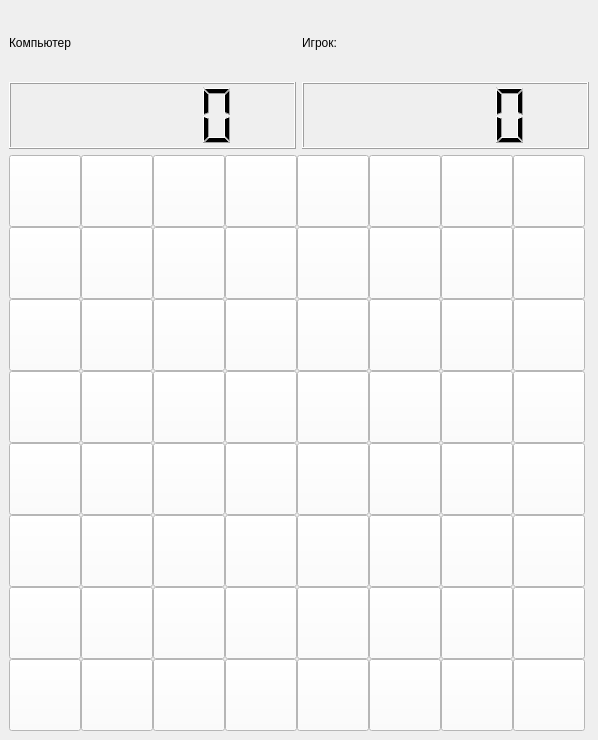
<?xml version="1.0" encoding="UTF-8"?>
<ui version="4.0">
 <class>MainWindow</class>
 <widget class="QMainWindow" name="MainWindow">
  <property name="geometry">
   <rect>
    <x>0</x>
    <y>0</y>
    <width>598</width>
    <height>740</height>
   </rect>
  </property>
  <property name="sizePolicy">
   <sizepolicy hsizetype="Fixed" vsizetype="Fixed">
    <horstretch>0</horstretch>
    <verstretch>0</verstretch>
   </sizepolicy>
  </property>
  <property name="windowTitle">
   <string>MainWindow</string>
  </property>
  <widget class="QWidget" name="centralwidget">
   <property name="sizePolicy">
    <sizepolicy hsizetype="Fixed" vsizetype="Fixed">
     <horstretch>0</horstretch>
     <verstretch>0</verstretch>
    </sizepolicy>
   </property>
   <layout class="QGridLayout" name="gridLayout">
    <item row="1" column="0">
     <widget class="QLCDNumber" name="lcdNumber">
      <property name="sizePolicy">
       <sizepolicy hsizetype="Expanding" vsizetype="Minimum">
        <horstretch>0</horstretch>
        <verstretch>0</verstretch>
       </sizepolicy>
      </property>
     </widget>
    </item>
    <item row="1" column="1">
     <widget class="QLCDNumber" name="lcdNumber_2">
      <property name="sizePolicy">
       <sizepolicy hsizetype="Expanding" vsizetype="Minimum">
        <horstretch>0</horstretch>
        <verstretch>0</verstretch>
       </sizepolicy>
      </property>
     </widget>
    </item>
    <item row="2" column="0" colspan="2">
     <widget class="QFrame" name="frame">
      <property name="sizePolicy">
       <sizepolicy hsizetype="Expanding" vsizetype="Fixed">
        <horstretch>0</horstretch>
        <verstretch>0</verstretch>
       </sizepolicy>
      </property>
      <property name="lineWidth">
       <number>1</number>
      </property>
      <layout class="QGridLayout" name="gridLayout_2">
       <property name="leftMargin">
        <number>0</number>
       </property>
       <property name="topMargin">
        <number>0</number>
       </property>
       <property name="rightMargin">
        <number>0</number>
       </property>
       <property name="bottomMargin">
        <number>0</number>
       </property>
       <property name="spacing">
        <number>0</number>
       </property>
       <item row="0" column="0">
        <widget class="QPushButton" name="p11">
         <property name="sizePolicy">
          <sizepolicy hsizetype="Fixed" vsizetype="Fixed">
           <horstretch>0</horstretch>
           <verstretch>0</verstretch>
          </sizepolicy>
         </property>
         <property name="minimumSize">
          <size>
           <width>72</width>
           <height>72</height>
          </size>
         </property>
         <property name="font">
          <font>
           <weight>50</weight>
           <bold>false</bold>
          </font>
         </property>
         <property name="focusPolicy">
          <enum>Qt::StrongFocus</enum>
         </property>
         <property name="layoutDirection">
          <enum>Qt::LeftToRight</enum>
         </property>
         <property name="styleSheet">
          <string notr="true">QPushButton{background-color: rgb(255, 255, 255);}</string>
         </property>
         <property name="text">
          <string/>
         </property>
         <property name="autoDefault">
          <bool>false</bool>
         </property>
         <property name="default">
          <bool>false</bool>
         </property>
        </widget>
       </item>
       <item row="0" column="1">
        <widget class="QPushButton" name="p12">
         <property name="sizePolicy">
          <sizepolicy hsizetype="Fixed" vsizetype="Fixed">
           <horstretch>0</horstretch>
           <verstretch>0</verstretch>
          </sizepolicy>
         </property>
         <property name="minimumSize">
          <size>
           <width>72</width>
           <height>72</height>
          </size>
         </property>
         <property name="styleSheet">
          <string notr="true">QPushButton{background-color: rgb(255, 255, 255);}</string>
         </property>
         <property name="text">
          <string/>
         </property>
        </widget>
       </item>
       <item row="0" column="2">
        <widget class="QPushButton" name="p13">
         <property name="sizePolicy">
          <sizepolicy hsizetype="Fixed" vsizetype="Fixed">
           <horstretch>0</horstretch>
           <verstretch>0</verstretch>
          </sizepolicy>
         </property>
         <property name="minimumSize">
          <size>
           <width>72</width>
           <height>72</height>
          </size>
         </property>
         <property name="styleSheet">
          <string notr="true">QPushButton{background-color: rgb(255, 255, 255);}</string>
         </property>
         <property name="text">
          <string/>
         </property>
        </widget>
       </item>
       <item row="0" column="3">
        <widget class="QPushButton" name="p14">
         <property name="sizePolicy">
          <sizepolicy hsizetype="Fixed" vsizetype="Fixed">
           <horstretch>0</horstretch>
           <verstretch>0</verstretch>
          </sizepolicy>
         </property>
         <property name="minimumSize">
          <size>
           <width>72</width>
           <height>72</height>
          </size>
         </property>
         <property name="styleSheet">
          <string notr="true">QPushButton{background-color: rgb(255, 255, 255);}</string>
         </property>
         <property name="text">
          <string/>
         </property>
        </widget>
       </item>
       <item row="0" column="4">
        <widget class="QPushButton" name="p15">
         <property name="sizePolicy">
          <sizepolicy hsizetype="Fixed" vsizetype="Fixed">
           <horstretch>0</horstretch>
           <verstretch>0</verstretch>
          </sizepolicy>
         </property>
         <property name="minimumSize">
          <size>
           <width>72</width>
           <height>72</height>
          </size>
         </property>
         <property name="styleSheet">
          <string notr="true">QPushButton{background-color: rgb(255, 255, 255);}</string>
         </property>
         <property name="text">
          <string/>
         </property>
        </widget>
       </item>
       <item row="0" column="5">
        <widget class="QPushButton" name="p16">
         <property name="sizePolicy">
          <sizepolicy hsizetype="Fixed" vsizetype="Fixed">
           <horstretch>0</horstretch>
           <verstretch>0</verstretch>
          </sizepolicy>
         </property>
         <property name="minimumSize">
          <size>
           <width>72</width>
           <height>72</height>
          </size>
         </property>
         <property name="styleSheet">
          <string notr="true">QPushButton{background-color: rgb(255, 255, 255);}</string>
         </property>
         <property name="text">
          <string/>
         </property>
        </widget>
       </item>
       <item row="0" column="6">
        <widget class="QPushButton" name="p17">
         <property name="sizePolicy">
          <sizepolicy hsizetype="Fixed" vsizetype="Fixed">
           <horstretch>0</horstretch>
           <verstretch>0</verstretch>
          </sizepolicy>
         </property>
         <property name="minimumSize">
          <size>
           <width>72</width>
           <height>72</height>
          </size>
         </property>
         <property name="styleSheet">
          <string notr="true">QPushButton{background-color: rgb(255, 255, 255);}</string>
         </property>
         <property name="text">
          <string/>
         </property>
        </widget>
       </item>
       <item row="0" column="7">
        <widget class="QPushButton" name="p18">
         <property name="sizePolicy">
          <sizepolicy hsizetype="Fixed" vsizetype="Fixed">
           <horstretch>0</horstretch>
           <verstretch>0</verstretch>
          </sizepolicy>
         </property>
         <property name="minimumSize">
          <size>
           <width>72</width>
           <height>72</height>
          </size>
         </property>
         <property name="styleSheet">
          <string notr="true">QPushButton{background-color: rgb(255, 255, 255);}</string>
         </property>
         <property name="text">
          <string/>
         </property>
        </widget>
       </item>
       <item row="1" column="0">
        <widget class="QPushButton" name="p21">
         <property name="sizePolicy">
          <sizepolicy hsizetype="Fixed" vsizetype="Fixed">
           <horstretch>0</horstretch>
           <verstretch>0</verstretch>
          </sizepolicy>
         </property>
         <property name="minimumSize">
          <size>
           <width>72</width>
           <height>72</height>
          </size>
         </property>
         <property name="styleSheet">
          <string notr="true">QPushButton{background-color: rgb(255, 255, 255);}</string>
         </property>
         <property name="text">
          <string/>
         </property>
        </widget>
       </item>
       <item row="1" column="1">
        <widget class="QPushButton" name="p22">
         <property name="sizePolicy">
          <sizepolicy hsizetype="Fixed" vsizetype="Fixed">
           <horstretch>0</horstretch>
           <verstretch>0</verstretch>
          </sizepolicy>
         </property>
         <property name="minimumSize">
          <size>
           <width>72</width>
           <height>72</height>
          </size>
         </property>
         <property name="styleSheet">
          <string notr="true">QPushButton{background-color: rgb(255, 255, 255);}</string>
         </property>
         <property name="text">
          <string/>
         </property>
        </widget>
       </item>
       <item row="1" column="2">
        <widget class="QPushButton" name="p23">
         <property name="sizePolicy">
          <sizepolicy hsizetype="Fixed" vsizetype="Fixed">
           <horstretch>0</horstretch>
           <verstretch>0</verstretch>
          </sizepolicy>
         </property>
         <property name="minimumSize">
          <size>
           <width>72</width>
           <height>72</height>
          </size>
         </property>
         <property name="styleSheet">
          <string notr="true">QPushButton{background-color: rgb(255, 255, 255);}</string>
         </property>
         <property name="text">
          <string/>
         </property>
        </widget>
       </item>
       <item row="1" column="3">
        <widget class="QPushButton" name="p24">
         <property name="sizePolicy">
          <sizepolicy hsizetype="Fixed" vsizetype="Fixed">
           <horstretch>0</horstretch>
           <verstretch>0</verstretch>
          </sizepolicy>
         </property>
         <property name="minimumSize">
          <size>
           <width>72</width>
           <height>72</height>
          </size>
         </property>
         <property name="styleSheet">
          <string notr="true">QPushButton{background-color: rgb(255, 255, 255);}</string>
         </property>
         <property name="text">
          <string/>
         </property>
        </widget>
       </item>
       <item row="1" column="4">
        <widget class="QPushButton" name="p25">
         <property name="sizePolicy">
          <sizepolicy hsizetype="Fixed" vsizetype="Fixed">
           <horstretch>0</horstretch>
           <verstretch>0</verstretch>
          </sizepolicy>
         </property>
         <property name="minimumSize">
          <size>
           <width>72</width>
           <height>72</height>
          </size>
         </property>
         <property name="styleSheet">
          <string notr="true">QPushButton{background-color: rgb(255, 255, 255);}</string>
         </property>
         <property name="text">
          <string/>
         </property>
        </widget>
       </item>
       <item row="1" column="5">
        <widget class="QPushButton" name="p26">
         <property name="sizePolicy">
          <sizepolicy hsizetype="Fixed" vsizetype="Fixed">
           <horstretch>0</horstretch>
           <verstretch>0</verstretch>
          </sizepolicy>
         </property>
         <property name="minimumSize">
          <size>
           <width>72</width>
           <height>72</height>
          </size>
         </property>
         <property name="styleSheet">
          <string notr="true">QPushButton{background-color: rgb(255, 255, 255);}</string>
         </property>
         <property name="text">
          <string/>
         </property>
        </widget>
       </item>
       <item row="1" column="6">
        <widget class="QPushButton" name="p27">
         <property name="sizePolicy">
          <sizepolicy hsizetype="Fixed" vsizetype="Fixed">
           <horstretch>0</horstretch>
           <verstretch>0</verstretch>
          </sizepolicy>
         </property>
         <property name="minimumSize">
          <size>
           <width>72</width>
           <height>72</height>
          </size>
         </property>
         <property name="styleSheet">
          <string notr="true">QPushButton{background-color: rgb(255, 255, 255);}</string>
         </property>
         <property name="text">
          <string/>
         </property>
        </widget>
       </item>
       <item row="1" column="7">
        <widget class="QPushButton" name="p28">
         <property name="sizePolicy">
          <sizepolicy hsizetype="Fixed" vsizetype="Fixed">
           <horstretch>0</horstretch>
           <verstretch>0</verstretch>
          </sizepolicy>
         </property>
         <property name="minimumSize">
          <size>
           <width>72</width>
           <height>72</height>
          </size>
         </property>
         <property name="styleSheet">
          <string notr="true">QPushButton{background-color: rgb(255, 255, 255);}</string>
         </property>
         <property name="text">
          <string/>
         </property>
        </widget>
       </item>
       <item row="2" column="0">
        <widget class="QPushButton" name="p31">
         <property name="sizePolicy">
          <sizepolicy hsizetype="Fixed" vsizetype="Fixed">
           <horstretch>0</horstretch>
           <verstretch>0</verstretch>
          </sizepolicy>
         </property>
         <property name="minimumSize">
          <size>
           <width>72</width>
           <height>72</height>
          </size>
         </property>
         <property name="styleSheet">
          <string notr="true">QPushButton{background-color: rgb(255, 255, 255);}</string>
         </property>
         <property name="text">
          <string/>
         </property>
        </widget>
       </item>
       <item row="2" column="1">
        <widget class="QPushButton" name="p32">
         <property name="sizePolicy">
          <sizepolicy hsizetype="Fixed" vsizetype="Fixed">
           <horstretch>0</horstretch>
           <verstretch>0</verstretch>
          </sizepolicy>
         </property>
         <property name="minimumSize">
          <size>
           <width>72</width>
           <height>72</height>
          </size>
         </property>
         <property name="styleSheet">
          <string notr="true">QPushButton{background-color: rgb(255, 255, 255);}</string>
         </property>
         <property name="text">
          <string/>
         </property>
        </widget>
       </item>
       <item row="2" column="2">
        <widget class="QPushButton" name="p33">
         <property name="sizePolicy">
          <sizepolicy hsizetype="Fixed" vsizetype="Fixed">
           <horstretch>0</horstretch>
           <verstretch>0</verstretch>
          </sizepolicy>
         </property>
         <property name="minimumSize">
          <size>
           <width>72</width>
           <height>72</height>
          </size>
         </property>
         <property name="styleSheet">
          <string notr="true">QPushButton{background-color: rgb(255, 255, 255);}</string>
         </property>
         <property name="text">
          <string/>
         </property>
        </widget>
       </item>
       <item row="2" column="3">
        <widget class="QPushButton" name="p34">
         <property name="sizePolicy">
          <sizepolicy hsizetype="Fixed" vsizetype="Fixed">
           <horstretch>0</horstretch>
           <verstretch>0</verstretch>
          </sizepolicy>
         </property>
         <property name="minimumSize">
          <size>
           <width>72</width>
           <height>72</height>
          </size>
         </property>
         <property name="styleSheet">
          <string notr="true">QPushButton{background-color: rgb(255, 255, 255);}</string>
         </property>
         <property name="text">
          <string/>
         </property>
        </widget>
       </item>
       <item row="2" column="4">
        <widget class="QPushButton" name="p35">
         <property name="sizePolicy">
          <sizepolicy hsizetype="Fixed" vsizetype="Fixed">
           <horstretch>0</horstretch>
           <verstretch>0</verstretch>
          </sizepolicy>
         </property>
         <property name="minimumSize">
          <size>
           <width>72</width>
           <height>72</height>
          </size>
         </property>
         <property name="styleSheet">
          <string notr="true">QPushButton{background-color: rgb(255, 255, 255);}</string>
         </property>
         <property name="text">
          <string/>
         </property>
        </widget>
       </item>
       <item row="2" column="5">
        <widget class="QPushButton" name="p36">
         <property name="sizePolicy">
          <sizepolicy hsizetype="Fixed" vsizetype="Fixed">
           <horstretch>0</horstretch>
           <verstretch>0</verstretch>
          </sizepolicy>
         </property>
         <property name="minimumSize">
          <size>
           <width>72</width>
           <height>72</height>
          </size>
         </property>
         <property name="styleSheet">
          <string notr="true">QPushButton{background-color: rgb(255, 255, 255);}</string>
         </property>
         <property name="text">
          <string/>
         </property>
        </widget>
       </item>
       <item row="2" column="6">
        <widget class="QPushButton" name="p37">
         <property name="sizePolicy">
          <sizepolicy hsizetype="Fixed" vsizetype="Fixed">
           <horstretch>0</horstretch>
           <verstretch>0</verstretch>
          </sizepolicy>
         </property>
         <property name="minimumSize">
          <size>
           <width>72</width>
           <height>72</height>
          </size>
         </property>
         <property name="styleSheet">
          <string notr="true">QPushButton{background-color: rgb(255, 255, 255);}</string>
         </property>
         <property name="text">
          <string/>
         </property>
        </widget>
       </item>
       <item row="2" column="7">
        <widget class="QPushButton" name="p38">
         <property name="sizePolicy">
          <sizepolicy hsizetype="Fixed" vsizetype="Fixed">
           <horstretch>0</horstretch>
           <verstretch>0</verstretch>
          </sizepolicy>
         </property>
         <property name="minimumSize">
          <size>
           <width>72</width>
           <height>72</height>
          </size>
         </property>
         <property name="styleSheet">
          <string notr="true">QPushButton{background-color: rgb(255, 255, 255);}</string>
         </property>
         <property name="text">
          <string/>
         </property>
        </widget>
       </item>
       <item row="3" column="0">
        <widget class="QPushButton" name="p41">
         <property name="sizePolicy">
          <sizepolicy hsizetype="Fixed" vsizetype="Fixed">
           <horstretch>0</horstretch>
           <verstretch>0</verstretch>
          </sizepolicy>
         </property>
         <property name="minimumSize">
          <size>
           <width>72</width>
           <height>72</height>
          </size>
         </property>
         <property name="styleSheet">
          <string notr="true">QPushButton{background-color: rgb(255, 255, 255);}</string>
         </property>
         <property name="text">
          <string/>
         </property>
        </widget>
       </item>
       <item row="3" column="1">
        <widget class="QPushButton" name="p42">
         <property name="sizePolicy">
          <sizepolicy hsizetype="Fixed" vsizetype="Fixed">
           <horstretch>0</horstretch>
           <verstretch>0</verstretch>
          </sizepolicy>
         </property>
         <property name="minimumSize">
          <size>
           <width>72</width>
           <height>72</height>
          </size>
         </property>
         <property name="styleSheet">
          <string notr="true">QPushButton{background-color: rgb(255, 255, 255);}</string>
         </property>
         <property name="text">
          <string/>
         </property>
        </widget>
       </item>
       <item row="3" column="2">
        <widget class="QPushButton" name="p43">
         <property name="sizePolicy">
          <sizepolicy hsizetype="Fixed" vsizetype="Fixed">
           <horstretch>0</horstretch>
           <verstretch>0</verstretch>
          </sizepolicy>
         </property>
         <property name="minimumSize">
          <size>
           <width>72</width>
           <height>72</height>
          </size>
         </property>
         <property name="styleSheet">
          <string notr="true">QPushButton{background-color: rgb(255, 255, 255);}</string>
         </property>
         <property name="text">
          <string/>
         </property>
        </widget>
       </item>
       <item row="3" column="3">
        <widget class="QPushButton" name="p44">
         <property name="sizePolicy">
          <sizepolicy hsizetype="Fixed" vsizetype="Fixed">
           <horstretch>0</horstretch>
           <verstretch>0</verstretch>
          </sizepolicy>
         </property>
         <property name="minimumSize">
          <size>
           <width>72</width>
           <height>72</height>
          </size>
         </property>
         <property name="styleSheet">
          <string notr="true">QPushButton{background-color: rgb(255, 255, 255);}</string>
         </property>
         <property name="text">
          <string/>
         </property>
        </widget>
       </item>
       <item row="3" column="4">
        <widget class="QPushButton" name="p45">
         <property name="sizePolicy">
          <sizepolicy hsizetype="Fixed" vsizetype="Fixed">
           <horstretch>0</horstretch>
           <verstretch>0</verstretch>
          </sizepolicy>
         </property>
         <property name="minimumSize">
          <size>
           <width>72</width>
           <height>72</height>
          </size>
         </property>
         <property name="styleSheet">
          <string notr="true">QPushButton{background-color: rgb(255, 255, 255);}</string>
         </property>
         <property name="text">
          <string/>
         </property>
        </widget>
       </item>
       <item row="3" column="5">
        <widget class="QPushButton" name="p46">
         <property name="sizePolicy">
          <sizepolicy hsizetype="Fixed" vsizetype="Fixed">
           <horstretch>0</horstretch>
           <verstretch>0</verstretch>
          </sizepolicy>
         </property>
         <property name="minimumSize">
          <size>
           <width>72</width>
           <height>72</height>
          </size>
         </property>
         <property name="styleSheet">
          <string notr="true">QPushButton{background-color: rgb(255, 255, 255);}</string>
         </property>
         <property name="text">
          <string/>
         </property>
        </widget>
       </item>
       <item row="3" column="6">
        <widget class="QPushButton" name="p47">
         <property name="sizePolicy">
          <sizepolicy hsizetype="Fixed" vsizetype="Fixed">
           <horstretch>0</horstretch>
           <verstretch>0</verstretch>
          </sizepolicy>
         </property>
         <property name="minimumSize">
          <size>
           <width>72</width>
           <height>72</height>
          </size>
         </property>
         <property name="styleSheet">
          <string notr="true">QPushButton{background-color: rgb(255, 255, 255);}</string>
         </property>
         <property name="text">
          <string/>
         </property>
        </widget>
       </item>
       <item row="3" column="7">
        <widget class="QPushButton" name="p48">
         <property name="sizePolicy">
          <sizepolicy hsizetype="Fixed" vsizetype="Fixed">
           <horstretch>0</horstretch>
           <verstretch>0</verstretch>
          </sizepolicy>
         </property>
         <property name="minimumSize">
          <size>
           <width>72</width>
           <height>72</height>
          </size>
         </property>
         <property name="styleSheet">
          <string notr="true">QPushButton{background-color: rgb(255, 255, 255);}</string>
         </property>
         <property name="text">
          <string/>
         </property>
        </widget>
       </item>
       <item row="4" column="0">
        <widget class="QPushButton" name="p51">
         <property name="sizePolicy">
          <sizepolicy hsizetype="Fixed" vsizetype="Fixed">
           <horstretch>0</horstretch>
           <verstretch>0</verstretch>
          </sizepolicy>
         </property>
         <property name="minimumSize">
          <size>
           <width>72</width>
           <height>72</height>
          </size>
         </property>
         <property name="styleSheet">
          <string notr="true">QPushButton{background-color: rgb(255, 255, 255);}</string>
         </property>
         <property name="text">
          <string/>
         </property>
        </widget>
       </item>
       <item row="4" column="1">
        <widget class="QPushButton" name="p52">
         <property name="sizePolicy">
          <sizepolicy hsizetype="Fixed" vsizetype="Fixed">
           <horstretch>0</horstretch>
           <verstretch>0</verstretch>
          </sizepolicy>
         </property>
         <property name="minimumSize">
          <size>
           <width>72</width>
           <height>72</height>
          </size>
         </property>
         <property name="styleSheet">
          <string notr="true">QPushButton{background-color: rgb(255, 255, 255);}</string>
         </property>
         <property name="text">
          <string/>
         </property>
        </widget>
       </item>
       <item row="4" column="2">
        <widget class="QPushButton" name="p53">
         <property name="sizePolicy">
          <sizepolicy hsizetype="Fixed" vsizetype="Fixed">
           <horstretch>0</horstretch>
           <verstretch>0</verstretch>
          </sizepolicy>
         </property>
         <property name="minimumSize">
          <size>
           <width>72</width>
           <height>72</height>
          </size>
         </property>
         <property name="styleSheet">
          <string notr="true">QPushButton{background-color: rgb(255, 255, 255);}</string>
         </property>
         <property name="text">
          <string/>
         </property>
        </widget>
       </item>
       <item row="4" column="3">
        <widget class="QPushButton" name="p54">
         <property name="sizePolicy">
          <sizepolicy hsizetype="Fixed" vsizetype="Fixed">
           <horstretch>0</horstretch>
           <verstretch>0</verstretch>
          </sizepolicy>
         </property>
         <property name="minimumSize">
          <size>
           <width>72</width>
           <height>72</height>
          </size>
         </property>
         <property name="styleSheet">
          <string notr="true">QPushButton{background-color: rgb(255, 255, 255);}</string>
         </property>
         <property name="text">
          <string/>
         </property>
        </widget>
       </item>
       <item row="4" column="4">
        <widget class="QPushButton" name="p55">
         <property name="sizePolicy">
          <sizepolicy hsizetype="Fixed" vsizetype="Fixed">
           <horstretch>0</horstretch>
           <verstretch>0</verstretch>
          </sizepolicy>
         </property>
         <property name="minimumSize">
          <size>
           <width>72</width>
           <height>72</height>
          </size>
         </property>
         <property name="styleSheet">
          <string notr="true">QPushButton{background-color: rgb(255, 255, 255);}</string>
         </property>
         <property name="text">
          <string/>
         </property>
        </widget>
       </item>
       <item row="4" column="5">
        <widget class="QPushButton" name="p56">
         <property name="sizePolicy">
          <sizepolicy hsizetype="Fixed" vsizetype="Fixed">
           <horstretch>0</horstretch>
           <verstretch>0</verstretch>
          </sizepolicy>
         </property>
         <property name="minimumSize">
          <size>
           <width>72</width>
           <height>72</height>
          </size>
         </property>
         <property name="styleSheet">
          <string notr="true">QPushButton{background-color: rgb(255, 255, 255);}</string>
         </property>
         <property name="text">
          <string/>
         </property>
        </widget>
       </item>
       <item row="4" column="6">
        <widget class="QPushButton" name="p57">
         <property name="sizePolicy">
          <sizepolicy hsizetype="Fixed" vsizetype="Fixed">
           <horstretch>0</horstretch>
           <verstretch>0</verstretch>
          </sizepolicy>
         </property>
         <property name="minimumSize">
          <size>
           <width>72</width>
           <height>72</height>
          </size>
         </property>
         <property name="styleSheet">
          <string notr="true">QPushButton{background-color: rgb(255, 255, 255);}</string>
         </property>
         <property name="text">
          <string/>
         </property>
        </widget>
       </item>
       <item row="4" column="7">
        <widget class="QPushButton" name="p58">
         <property name="sizePolicy">
          <sizepolicy hsizetype="Fixed" vsizetype="Fixed">
           <horstretch>0</horstretch>
           <verstretch>0</verstretch>
          </sizepolicy>
         </property>
         <property name="minimumSize">
          <size>
           <width>72</width>
           <height>72</height>
          </size>
         </property>
         <property name="styleSheet">
          <string notr="true">QPushButton{background-color: rgb(255, 255, 255);}</string>
         </property>
         <property name="text">
          <string/>
         </property>
        </widget>
       </item>
       <item row="5" column="0">
        <widget class="QPushButton" name="p61">
         <property name="sizePolicy">
          <sizepolicy hsizetype="Fixed" vsizetype="Fixed">
           <horstretch>0</horstretch>
           <verstretch>0</verstretch>
          </sizepolicy>
         </property>
         <property name="minimumSize">
          <size>
           <width>72</width>
           <height>72</height>
          </size>
         </property>
         <property name="styleSheet">
          <string notr="true">QPushButton{background-color: rgb(255, 255, 255);}</string>
         </property>
         <property name="text">
          <string/>
         </property>
        </widget>
       </item>
       <item row="5" column="1">
        <widget class="QPushButton" name="p62">
         <property name="sizePolicy">
          <sizepolicy hsizetype="Fixed" vsizetype="Fixed">
           <horstretch>0</horstretch>
           <verstretch>0</verstretch>
          </sizepolicy>
         </property>
         <property name="minimumSize">
          <size>
           <width>72</width>
           <height>72</height>
          </size>
         </property>
         <property name="styleSheet">
          <string notr="true">QPushButton{background-color: rgb(255, 255, 255);}</string>
         </property>
         <property name="text">
          <string/>
         </property>
        </widget>
       </item>
       <item row="5" column="2">
        <widget class="QPushButton" name="p63">
         <property name="sizePolicy">
          <sizepolicy hsizetype="Fixed" vsizetype="Fixed">
           <horstretch>0</horstretch>
           <verstretch>0</verstretch>
          </sizepolicy>
         </property>
         <property name="minimumSize">
          <size>
           <width>72</width>
           <height>72</height>
          </size>
         </property>
         <property name="styleSheet">
          <string notr="true">QPushButton{background-color: rgb(255, 255, 255);}</string>
         </property>
         <property name="text">
          <string/>
         </property>
        </widget>
       </item>
       <item row="5" column="3">
        <widget class="QPushButton" name="p64">
         <property name="sizePolicy">
          <sizepolicy hsizetype="Fixed" vsizetype="Fixed">
           <horstretch>0</horstretch>
           <verstretch>0</verstretch>
          </sizepolicy>
         </property>
         <property name="minimumSize">
          <size>
           <width>72</width>
           <height>72</height>
          </size>
         </property>
         <property name="styleSheet">
          <string notr="true">QPushButton{background-color: rgb(255, 255, 255);}</string>
         </property>
         <property name="text">
          <string/>
         </property>
        </widget>
       </item>
       <item row="5" column="4">
        <widget class="QPushButton" name="p65">
         <property name="sizePolicy">
          <sizepolicy hsizetype="Fixed" vsizetype="Fixed">
           <horstretch>0</horstretch>
           <verstretch>0</verstretch>
          </sizepolicy>
         </property>
         <property name="minimumSize">
          <size>
           <width>72</width>
           <height>72</height>
          </size>
         </property>
         <property name="styleSheet">
          <string notr="true">QPushButton{background-color: rgb(255, 255, 255);}</string>
         </property>
         <property name="text">
          <string/>
         </property>
        </widget>
       </item>
       <item row="5" column="5">
        <widget class="QPushButton" name="p66">
         <property name="sizePolicy">
          <sizepolicy hsizetype="Fixed" vsizetype="Fixed">
           <horstretch>0</horstretch>
           <verstretch>0</verstretch>
          </sizepolicy>
         </property>
         <property name="minimumSize">
          <size>
           <width>72</width>
           <height>72</height>
          </size>
         </property>
         <property name="styleSheet">
          <string notr="true">QPushButton{background-color: rgb(255, 255, 255);}</string>
         </property>
         <property name="text">
          <string/>
         </property>
        </widget>
       </item>
       <item row="5" column="6">
        <widget class="QPushButton" name="p67">
         <property name="sizePolicy">
          <sizepolicy hsizetype="Fixed" vsizetype="Fixed">
           <horstretch>0</horstretch>
           <verstretch>0</verstretch>
          </sizepolicy>
         </property>
         <property name="minimumSize">
          <size>
           <width>72</width>
           <height>72</height>
          </size>
         </property>
         <property name="styleSheet">
          <string notr="true">QPushButton{background-color: rgb(255, 255, 255);}</string>
         </property>
         <property name="text">
          <string/>
         </property>
        </widget>
       </item>
       <item row="5" column="7">
        <widget class="QPushButton" name="p68">
         <property name="sizePolicy">
          <sizepolicy hsizetype="Fixed" vsizetype="Fixed">
           <horstretch>0</horstretch>
           <verstretch>0</verstretch>
          </sizepolicy>
         </property>
         <property name="minimumSize">
          <size>
           <width>72</width>
           <height>72</height>
          </size>
         </property>
         <property name="styleSheet">
          <string notr="true">QPushButton{background-color: rgb(255, 255, 255);}</string>
         </property>
         <property name="text">
          <string/>
         </property>
        </widget>
       </item>
       <item row="6" column="0">
        <widget class="QPushButton" name="p71">
         <property name="sizePolicy">
          <sizepolicy hsizetype="Fixed" vsizetype="Fixed">
           <horstretch>0</horstretch>
           <verstretch>0</verstretch>
          </sizepolicy>
         </property>
         <property name="minimumSize">
          <size>
           <width>72</width>
           <height>72</height>
          </size>
         </property>
         <property name="styleSheet">
          <string notr="true">QPushButton{background-color: rgb(255, 255, 255);}</string>
         </property>
         <property name="text">
          <string/>
         </property>
        </widget>
       </item>
       <item row="6" column="1">
        <widget class="QPushButton" name="p72">
         <property name="sizePolicy">
          <sizepolicy hsizetype="Fixed" vsizetype="Fixed">
           <horstretch>0</horstretch>
           <verstretch>0</verstretch>
          </sizepolicy>
         </property>
         <property name="minimumSize">
          <size>
           <width>72</width>
           <height>72</height>
          </size>
         </property>
         <property name="styleSheet">
          <string notr="true">QPushButton{background-color: rgb(255, 255, 255);}</string>
         </property>
         <property name="text">
          <string/>
         </property>
        </widget>
       </item>
       <item row="6" column="2">
        <widget class="QPushButton" name="p73">
         <property name="sizePolicy">
          <sizepolicy hsizetype="Fixed" vsizetype="Fixed">
           <horstretch>0</horstretch>
           <verstretch>0</verstretch>
          </sizepolicy>
         </property>
         <property name="minimumSize">
          <size>
           <width>72</width>
           <height>72</height>
          </size>
         </property>
         <property name="styleSheet">
          <string notr="true">QPushButton{background-color: rgb(255, 255, 255);}</string>
         </property>
         <property name="text">
          <string/>
         </property>
        </widget>
       </item>
       <item row="6" column="3">
        <widget class="QPushButton" name="p74">
         <property name="sizePolicy">
          <sizepolicy hsizetype="Fixed" vsizetype="Fixed">
           <horstretch>0</horstretch>
           <verstretch>0</verstretch>
          </sizepolicy>
         </property>
         <property name="minimumSize">
          <size>
           <width>72</width>
           <height>72</height>
          </size>
         </property>
         <property name="styleSheet">
          <string notr="true">QPushButton{background-color: rgb(255, 255, 255);}</string>
         </property>
         <property name="text">
          <string/>
         </property>
        </widget>
       </item>
       <item row="6" column="4">
        <widget class="QPushButton" name="p75">
         <property name="sizePolicy">
          <sizepolicy hsizetype="Fixed" vsizetype="Fixed">
           <horstretch>0</horstretch>
           <verstretch>0</verstretch>
          </sizepolicy>
         </property>
         <property name="minimumSize">
          <size>
           <width>72</width>
           <height>72</height>
          </size>
         </property>
         <property name="styleSheet">
          <string notr="true">QPushButton{background-color: rgb(255, 255, 255);}</string>
         </property>
         <property name="text">
          <string/>
         </property>
        </widget>
       </item>
       <item row="6" column="5">
        <widget class="QPushButton" name="p76">
         <property name="sizePolicy">
          <sizepolicy hsizetype="Fixed" vsizetype="Fixed">
           <horstretch>0</horstretch>
           <verstretch>0</verstretch>
          </sizepolicy>
         </property>
         <property name="minimumSize">
          <size>
           <width>72</width>
           <height>72</height>
          </size>
         </property>
         <property name="styleSheet">
          <string notr="true">QPushButton{background-color: rgb(255, 255, 255);}</string>
         </property>
         <property name="text">
          <string/>
         </property>
        </widget>
       </item>
       <item row="6" column="6">
        <widget class="QPushButton" name="p77">
         <property name="sizePolicy">
          <sizepolicy hsizetype="Fixed" vsizetype="Fixed">
           <horstretch>0</horstretch>
           <verstretch>0</verstretch>
          </sizepolicy>
         </property>
         <property name="minimumSize">
          <size>
           <width>72</width>
           <height>72</height>
          </size>
         </property>
         <property name="styleSheet">
          <string notr="true">QPushButton{background-color: rgb(255, 255, 255);}</string>
         </property>
         <property name="text">
          <string/>
         </property>
        </widget>
       </item>
       <item row="6" column="7">
        <widget class="QPushButton" name="p78">
         <property name="sizePolicy">
          <sizepolicy hsizetype="Fixed" vsizetype="Fixed">
           <horstretch>0</horstretch>
           <verstretch>0</verstretch>
          </sizepolicy>
         </property>
         <property name="minimumSize">
          <size>
           <width>72</width>
           <height>72</height>
          </size>
         </property>
         <property name="styleSheet">
          <string notr="true">QPushButton{background-color: rgb(255, 255, 255);}</string>
         </property>
         <property name="text">
          <string/>
         </property>
        </widget>
       </item>
       <item row="7" column="0">
        <widget class="QPushButton" name="p81">
         <property name="sizePolicy">
          <sizepolicy hsizetype="Fixed" vsizetype="Fixed">
           <horstretch>0</horstretch>
           <verstretch>0</verstretch>
          </sizepolicy>
         </property>
         <property name="minimumSize">
          <size>
           <width>72</width>
           <height>72</height>
          </size>
         </property>
         <property name="styleSheet">
          <string notr="true">QPushButton{background-color: rgb(255, 255, 255);}</string>
         </property>
         <property name="text">
          <string/>
         </property>
        </widget>
       </item>
       <item row="7" column="1">
        <widget class="QPushButton" name="p82">
         <property name="sizePolicy">
          <sizepolicy hsizetype="Fixed" vsizetype="Fixed">
           <horstretch>0</horstretch>
           <verstretch>0</verstretch>
          </sizepolicy>
         </property>
         <property name="minimumSize">
          <size>
           <width>72</width>
           <height>72</height>
          </size>
         </property>
         <property name="styleSheet">
          <string notr="true">QPushButton{background-color: rgb(255, 255, 255);}</string>
         </property>
         <property name="text">
          <string/>
         </property>
        </widget>
       </item>
       <item row="7" column="2">
        <widget class="QPushButton" name="p83">
         <property name="sizePolicy">
          <sizepolicy hsizetype="Fixed" vsizetype="Fixed">
           <horstretch>0</horstretch>
           <verstretch>0</verstretch>
          </sizepolicy>
         </property>
         <property name="minimumSize">
          <size>
           <width>72</width>
           <height>72</height>
          </size>
         </property>
         <property name="styleSheet">
          <string notr="true">QPushButton{background-color: rgb(255, 255, 255);}</string>
         </property>
         <property name="text">
          <string/>
         </property>
        </widget>
       </item>
       <item row="7" column="3">
        <widget class="QPushButton" name="p84">
         <property name="sizePolicy">
          <sizepolicy hsizetype="Fixed" vsizetype="Fixed">
           <horstretch>0</horstretch>
           <verstretch>0</verstretch>
          </sizepolicy>
         </property>
         <property name="minimumSize">
          <size>
           <width>72</width>
           <height>72</height>
          </size>
         </property>
         <property name="styleSheet">
          <string notr="true">QPushButton{background-color: rgb(255, 255, 255);}</string>
         </property>
         <property name="text">
          <string/>
         </property>
        </widget>
       </item>
       <item row="7" column="4">
        <widget class="QPushButton" name="p85">
         <property name="sizePolicy">
          <sizepolicy hsizetype="Fixed" vsizetype="Fixed">
           <horstretch>0</horstretch>
           <verstretch>0</verstretch>
          </sizepolicy>
         </property>
         <property name="minimumSize">
          <size>
           <width>72</width>
           <height>72</height>
          </size>
         </property>
         <property name="styleSheet">
          <string notr="true">QPushButton{background-color: rgb(255, 255, 255);}</string>
         </property>
         <property name="text">
          <string/>
         </property>
        </widget>
       </item>
       <item row="7" column="5">
        <widget class="QPushButton" name="p86">
         <property name="sizePolicy">
          <sizepolicy hsizetype="Fixed" vsizetype="Fixed">
           <horstretch>0</horstretch>
           <verstretch>0</verstretch>
          </sizepolicy>
         </property>
         <property name="minimumSize">
          <size>
           <width>72</width>
           <height>72</height>
          </size>
         </property>
         <property name="styleSheet">
          <string notr="true">QPushButton{background-color: rgb(255, 255, 255);}</string>
         </property>
         <property name="text">
          <string/>
         </property>
        </widget>
       </item>
       <item row="7" column="6">
        <widget class="QPushButton" name="p87">
         <property name="sizePolicy">
          <sizepolicy hsizetype="Fixed" vsizetype="Fixed">
           <horstretch>0</horstretch>
           <verstretch>0</verstretch>
          </sizepolicy>
         </property>
         <property name="minimumSize">
          <size>
           <width>72</width>
           <height>72</height>
          </size>
         </property>
         <property name="styleSheet">
          <string notr="true">QPushButton{background-color: rgb(255, 255, 255);}</string>
         </property>
         <property name="text">
          <string/>
         </property>
        </widget>
       </item>
       <item row="7" column="7">
        <widget class="QPushButton" name="p88">
         <property name="sizePolicy">
          <sizepolicy hsizetype="Fixed" vsizetype="Fixed">
           <horstretch>0</horstretch>
           <verstretch>0</verstretch>
          </sizepolicy>
         </property>
         <property name="minimumSize">
          <size>
           <width>72</width>
           <height>72</height>
          </size>
         </property>
         <property name="styleSheet">
          <string notr="true">QPushButton{background-color: rgb(255, 255, 255);}</string>
         </property>
         <property name="text">
          <string/>
         </property>
        </widget>
       </item>
      </layout>
     </widget>
    </item>
    <item row="0" column="0">
     <widget class="QLabel" name="label">
      <property name="sizePolicy">
       <sizepolicy hsizetype="Expanding" vsizetype="Preferred">
        <horstretch>0</horstretch>
        <verstretch>0</verstretch>
       </sizepolicy>
      </property>
      <property name="text">
       <string>Компьютер</string>
      </property>
     </widget>
    </item>
    <item row="0" column="1">
     <widget class="QLabel" name="label_2">
      <property name="sizePolicy">
       <sizepolicy hsizetype="Expanding" vsizetype="Preferred">
        <horstretch>0</horstretch>
        <verstretch>0</verstretch>
       </sizepolicy>
      </property>
      <property name="text">
       <string>Игрок: </string>
      </property>
     </widget>
    </item>
   </layout>
  </widget>
 </widget>
 <resources/>
 <connections/>
</ui>
